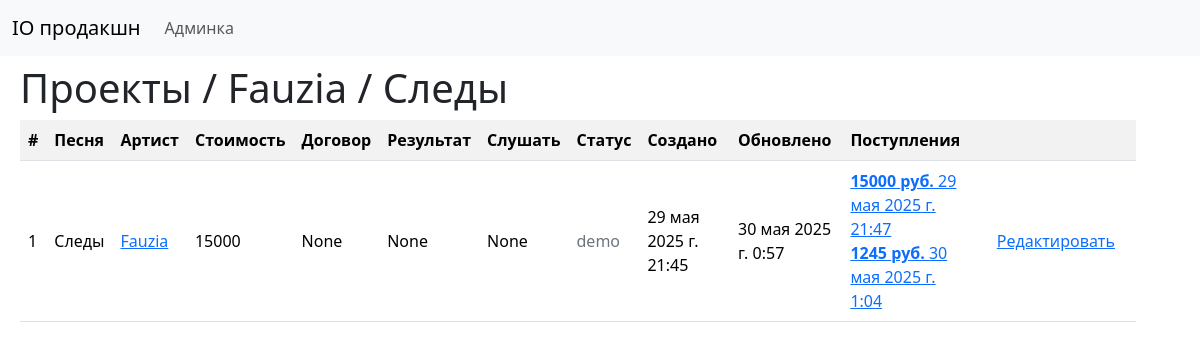
Page /pr/1/ on the committed database.
### iocrm_app/models.py (models this page shows, shortened)
class Project(models.Model):
    song = models.CharField(max_length=200, verbose_name="песни")
    artist = models.ForeignKey(Artist, related_name="projects", verbose_name="проекты", on_delete = models.PROTECT)
    price = models.IntegerField(verbose_name="стоимость")
    agreement = models.URLField(blank=True, null=True, verbose_name="договор")
    result = models.URLField(blank=True, null=True, verbose_name="результат")
    yandex = models.URLField(blank=True, null=True, verbose_name="ссылка на прослушивание")
    status = models.CharField(max_length=16, choices=PROJECT_CHOICES, default='demo', verbose_name="статус")
    created_at = models.DateTimeField(auto_now_add=True)
    updated_at = models.DateTimeField(auto_now=True)
    ordering = ["-updated_at"]

class Artist(models.Model):
    name = models.CharField(max_length=200, verbose_name="артист")
    created_at = models.DateTimeField(auto_now_add=True)
    updated_at = models.DateTimeField(auto_now=True)
    cover_image = models.FileField(upload_to='images/', null=True, blank=True)
    ordering = ["updated_at"]
    artist_link = models.CharField(max_length=200, verbose_name="ссылка", blank=True, null=True)
    landing = models.BooleanField()
    def __str__(self):
        return self.name

class Transaction(models.Model):
    artist = models.ForeignKey(Artist, related_name="transactions", verbose_name="артист", on_delete = models.PROTECT)
    song = models.ForeignKey(Project, related_name="transactions", verbose_name="песня", on_delete = models.PROTECT)
    type = models.CharField(max_length=6, choices=TRANSACTION_CHOICES, verbose_name="тип", default='pre')
    q = models.IntegerField(verbose_name="сумма")
    receipt = models.URLField(blank=True, null=True, verbose_name="чек")
    created_at = models.DateTimeField(auto_now_add=True)
    updated_at = models.DateTimeField(auto_now=True)
    comment = models.CharField (max_length=512, verbose_name="комментарий")
    ordering = ["-updated_at"]

### iocrm_app/views.py (the view)
# urls.py: path('pr/<int:pk>/', views.pr_detail, name='pr_detail'),
def pr_detail(request, pk):
    pr = get_object_or_404(Project, pk=pk)
    return render(request, 'iocrm_app/pr_detail.html', {'pr': pr})

### iocrm_app/templates/iocrm_app/pr_detail.html
{% extends 'iocrm_app/base.html' %}
{% block content %}
        <h1 class="mb-2">Проекты / {{pr.artist}} / {{pr.song}} </h1>
        <table class="table table-striped align-middle">
                <tr>
                    <td><b>#</b></td>
                    <td><b>Песня</b></td>
                    <td><b>Артист</b></td>
                    <td><b>Стоимость</b></td>
                    <td><b>Договор</b></td>
                    <td><b>Результат</b></td>
                    <td><b>Слушать</b></td>
                    <td><b>Статус</b></td>
                    <td><b>Создано</b></td>
                    <td><b>Обновлено</b></td>
                    <td><b>Поступления</b></td>
                    <td></td>
                </tr>
                <tr>
                    <td>{{pr.pk}}</td>
                    <td>{{pr.song}}</td>
                    <td><a href="{% url 'ar_detail' pk=pr.artist.pk %}"> {{pr.artist}}</a></td>
                    <td>{{pr.price}}</td>
                    <td>{{pr.agreement}}</td>
                    <td>{{pr.result}}</td>
                    <td>{{pr.yandex}}</td>
                    <td>
                        {% if pr.status == 'done' %}
                            <span class="text-success"> {{pr.status}} </span>
                        {% elif pr.status == 'ongoing' %}
                            <span class="text-primary"> {{pr.status}} </span>
                        {% elif pr.status == 'demo' %}
                            <span class="text-secondary">{{pr.status}} </span>
                        {% else %}
                            None </span>
                        {% endif %}
                    </td>
                    <td>{{pr.created_at}}</td>
                    <td>{{pr.updated_at}}</td>
                    <td>{% if pr.transactions.all %}
                            {% for t in pr.transactions.all %}
                                <a href="{% url 'tr_detail' pk=t.pk %}" class="link-primary"><b>{{t.q}} руб. </b> {{t.created_at }}</a></br>
                            {% endfor %}
                        {% else %}
                            <span class="text-secondary"> Поступлений пока нет </span>
                        {% endif %}</td>
                    <td><a class="btn btn-link" href="{% url 'pr_edit' pk=pr.pk %}">Редактировать</a></td>
            </tr>
        </table>
{% endblock %}

### rows in the picture
Project: artist "Fauzia", song "Следы", pk "1", price "15000", agreement "None", result "None", yandex "None", status "demo", created_at "29 мая 2025 г. 21:45", updated_at "30 мая 2025 г. 0:57"
Transaction: q "15000", created_at "29 мая 2025 г. 21:47"
Transaction: q "1245", created_at "30 мая 2025 г. 1:04"
